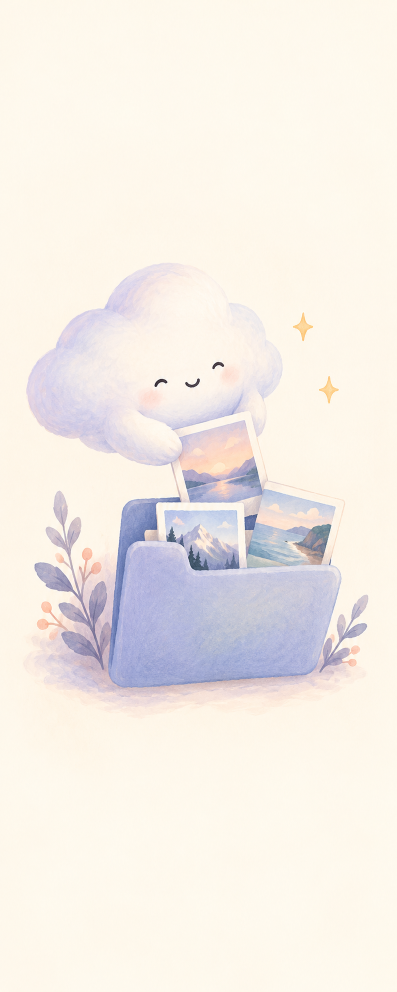
#> input picture assets/installer-welcome-cloud-v1.png, 793 x 1983 px (shown at 1/2 size)
$ python -i verify_startup.py   (imports and definitions only)
#> lines starting #> are read from the running program, lines starting #| are printed output that depends on the picture
#> further down, picture is the input picture: PIL image 793x1983 RGB; mean R, G, B 243.7, 237.4, 231.1
"""Measure the shipped native loader and first-paint handoff, using empty data."""
from __future__ import annotations
import argparse
import ctypes
import hashlib
import json
import os
from pathlib import Path
import subprocess
import time
from PIL import Image

from windows_capture import api, windows, capture
from window_corners import client_geometry, composed_corner_proof


def artwork_pixel_proof(frame):
    """Check visible pastel artwork, independent of DPI and exact bitmap bytes.

    The left art panel occupies roughly the first two fifths of the native
    landscape loader. Ignore its outer border and sample broad color areas;
    grayscale text/a monogram, a flat tinted rectangle and a blank capture do
    not provide sufficient chromatic coverage and variation.
    """
    image=frame.convert('RGB')
    width,height=image.size
#> width = 793; height = 1983
    fractions=(0.04,0.08,0.375,0.925)
    box=tuple(round(value*dimension) for value,dimension in
              zip(fractions,(width,height,width,height)))
#> box = (32, 159, 297, 1834)
    region=image.crop(box).resize((160,160),Image.Resampling.BILINEAR)
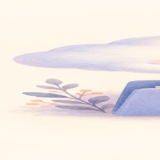
#> region: PIL image 160x160 RGB; mean R, G, B 241.5, 234.1, 229.7
    samples=list(region.getdata())
#> samples = 25600 items
    pastel=[(r,g,b) for r,g,b in samples
            if max(r,g,b)>=140 and min(r,g,b)>=65 and 24<=max(r,g,b)-min(r,g,b)<=155]
#> pastel = 3106 items, first 6: (217, 209, 233), (216, 208, 233), (216, 209, 233), (217, 209, 233), (218, 210, 234), (204, 202, 231)
    bins={(r//16,g//16,b//16) for r,g,b in pastel}
#> bins = 67 items
    fraction=len(pastel)/len(samples)
#> fraction = 0.121
    nonblank=any(high-low>30 for low,high in image.getextrema())
#> nonblank = True
    landscape=width>height
#> landscape = False
    return {'passed':bool(nonblank and landscape and fraction>=0.045 and len(bins)>=8),
            'image_size':[width,height],'landscape':landscape,'whole_image_nonblank':nonblank,
            'left_art_region':list(box),'region_fraction':list(fractions),
            'sample_pixels':len(samples),'pastel_colored_pixels':len(pastel),
            'pastel_colored_fraction':round(fraction,5),'pastel_color_bins':len(bins),
            'minimum_pastel_fraction':0.045,'minimum_color_bins':8}


# [84 lines left out: function main, not called in this run]


# [2 lines not run here, left out]

>>> from PIL import Image
>>> picture = Image.open('../assets/installer-welcome-cloud-v1.png')
>>> result = artwork_pixel_proof(picture)
#> result = 12 items
